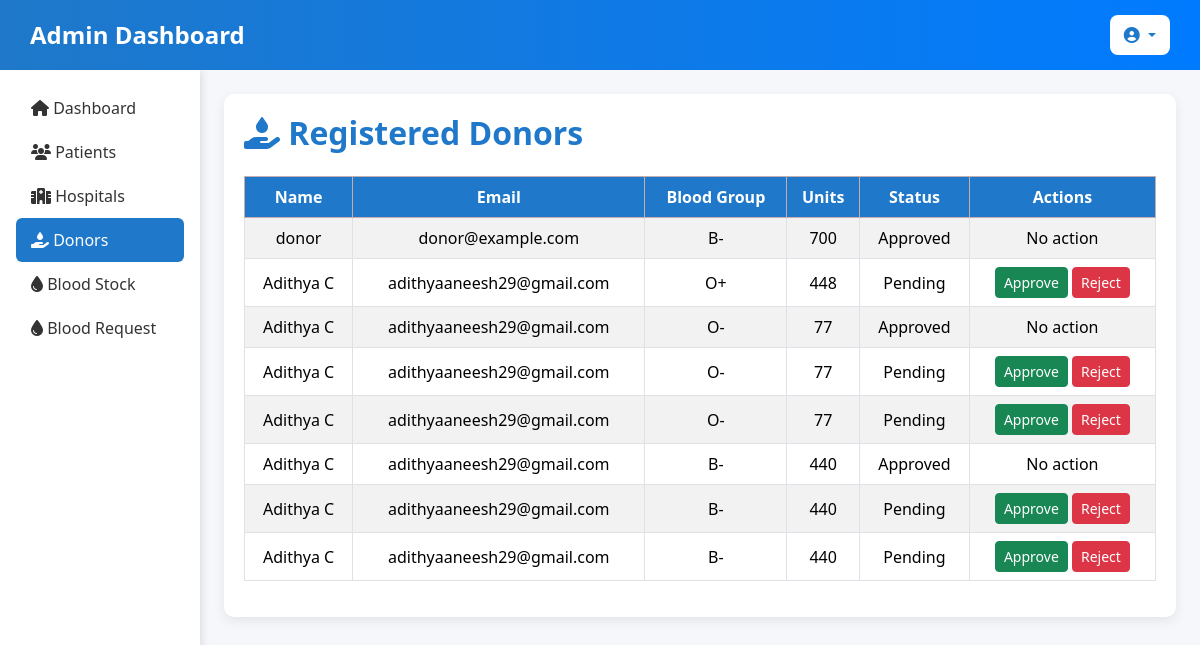
The page /donors/ on the database as committed earlier.
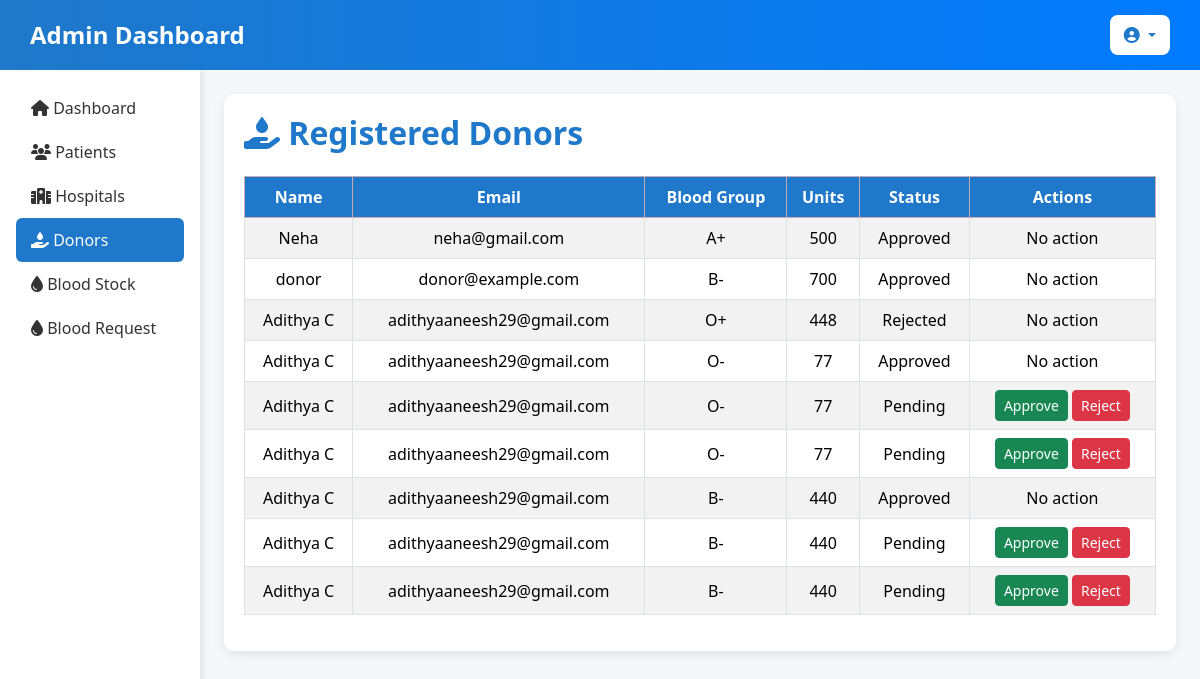
The same page on the database as committed later.
### blood_bank_app/models.py (models this page shows, shortened)
class DonorForm(models.Model):
    GENDER_CHOICES = [('Male', 'Male'), ('Female', 'Female')]
    firstname = models.CharField(max_length=50)
    email = models.EmailField()
    phone = models.CharField(max_length=15)
    age = models.PositiveIntegerField(default=18)
    blood_group = models.CharField(max_length=5, choices=BLOOD_GROUP_CHOICES)
    units = models.PositiveIntegerField()
    gender = models.CharField(max_length=10, choices=GENDER_CHOICES)
    last_donate_date = models.DateTimeField(null=True, blank=True)
    last_receive_date = models.DateTimeField(null=True, blank=True)
    consent = models.BooleanField(default=False)
    created_at = models.DateTimeField(auto_now_add=True)
    STATUS_CHOICES = [('Pending', 'Pending'), ('Approved', 'Approved'), ('Rejected', 'Rejected')]
    status = models.CharField(max_length=10, choices=STATUS_CHOICES, default='Pending')
    approved_by = models.ForeignKey(User, on_delete=models.SET_NULL, null=True, blank=True)

### blood_bank_app/views.py (the view)
# urls.py: path('donors/', views.admin_donors, name='admin_donors'),
def admin_donors(request):
    donors = DonorForm.objects.all().order_by('-id')
    return render(request, 'admin/admin_donors.html', {'donors': donors})

### blood_bank_app/templates/admin/admin_donors.html (shortened to what this page needs)
<!DOCTYPE html>
<html lang="en">
<head>
    <link rel="stylesheet" href="https://cdnjs.cloudflare.com/ajax/libs/font-awesome/6.4.2/css/all.min.css">
    <link href="https://cdn.jsdelivr.net/npm/bootstrap@5.3.3/dist/css/bootstrap.min.css" rel="stylesheet">
</head>
<body>
     <nav class="navbar d-flex justify-content-between align-items-center">
        <h1 class="text-white mb-0">Admin Dashboard</h1>
        <div class="dropdown">
            <button class="btn btn-light dropdown-toggle" type="button" id="adminDropdown" data-bs-toggle="dropdown" aria-expanded="false">
                <i class="fa-solid fa-user-circle"></i> {{ request.user.username }}
            </button>
        </div>
    </nav>
    <div class="container-fluid">
        <div class="row">
            <div class="col-md-2 p-3 sidebar">
                <nav class="nav flex-column">
                    <a class="nav-link" href="{% url 'dashboard' %}">
                        <i class="fa-solid fa-home"></i> Dashboard
                    </a>
                    <a class="nav-link" href="{% url 'admin_patients' %}">
                        <i class="fa-solid fa-users"></i> Patients
                    </a>
                    <a class="nav-link" href="{% url 'admin_hospitals' %}">
                        <i class="fa-solid fa-hospital"></i> Hospitals
                    </a>
                    <a class="nav-link active" href="{% url 'admin_donors' %}">
                        <i class="fa-solid fa-hand-holding-droplet"></i> Donors
                    </a>
                    <a class="nav-link" href="{% url 'blood_stock_list' %}">
                        <i class="fa-solid fa-droplet"></i> Blood Stock
                    </a>
                    <a class="nav-link" href="{% url 'admin_blood_request' %}">
                        <i class="fa-solid fa-droplet"></i> Blood Request
                    </a>
                </nav>
            </div>            <div class="col-md-10 p-4">
                <div class="card-dashboard">
                    <div class="d-flex justify-content-between align-items-center mb-4">
                        <h2 class="mb-0"><i class="fa-solid fa-hand-holding-droplet"></i> Registered Donors</h2>
                    </div>
                    <div class="table-responsive">
                        <table class="table table-bordered table-striped">
                            <thead class="table-danger">
                                <tr>
                                    <th>Name</th>
                                    <th>Email</th>
                                    <th>Blood Group</th>
                                    <th>Units</th>
                                    <th>Status</th>
                                    <th>Actions</th>
                                </tr>
                            </thead>
                            <tbody>
                                {% for donor in donors %}
                                <tr>
                                    <td>{{ donor.firstname }}</td>
                                    <td>{{ donor.email }}</td>
                                    <td>{{ donor.blood_group }}</td>
                                    <td>{{ donor.units }}</td>
                                    <td>{{ donor.status }}</td>
                                    <td>
                                        {% if donor.status == 'Pending' %}
                                            <a href="{% url 'update_donor_status' donor.id 'Approved' %}" class="btn btn-success btn-sm">Approve</a>
                                            <a href="{% url 'update_donor_status' donor.id 'Rejected' %}" class="btn btn-danger btn-sm">Reject</a>
                                        {% else %}
                                            No action
                                        {% endif %}
                                    </td>
                                </tr>
                                {% endfor %}
                            </tbody>
                        </table>
                    </div>
                </div>
            </div>
        </div>
    </div>
</body>
</html>

Rows that differ between the two databases and show on the page:
added DonorForm: firstname "Neha", email "neha@gmail.com", blood_group "A+", units "500", status "Approved", shows "No action"
changed DonorForm: status "Pending" → "Rejected"; status "Approve Reject" → "No action"
